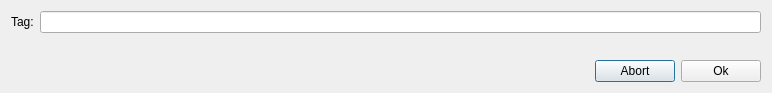
<?xml version="1.0" encoding="UTF-8"?>
<ui version="4.0">
 <class>TagAddDialog</class>
 <widget class="QDialog" name="TagAddDialog">
  <property name="geometry">
   <rect>
    <x>0</x>
    <y>0</y>
    <width>772</width>
    <height>93</height>
   </rect>
  </property>
  <property name="windowTitle">
   <string>Add tag</string>
  </property>
  <layout class="QVBoxLayout" name="verticalLayout">
   <item>
    <layout class="QGridLayout" name="gridLayout">
     <item row="0" column="1">
      <widget class="QLineEdit" name="tag"/>
     </item>
     <item row="0" column="0">
      <widget class="QLabel" name="lblTag">
       <property name="text">
        <string>Tag:</string>
       </property>
      </widget>
     </item>
    </layout>
   </item>
   <item>
    <spacer name="verticalSpacer">
     <property name="orientation">
      <enum>Qt::Vertical</enum>
     </property>
     <property name="sizeHint" stdset="0">
      <size>
       <width>20</width>
       <height>40</height>
      </size>
     </property>
    </spacer>
   </item>
   <item>
    <layout class="QHBoxLayout" name="horizontalLayout">
     <item>
      <spacer name="horizontalSpacer">
       <property name="orientation">
        <enum>Qt::Horizontal</enum>
       </property>
       <property name="sizeHint" stdset="0">
        <size>
         <width>40</width>
         <height>20</height>
        </size>
       </property>
      </spacer>
     </item>
     <item>
      <widget class="QPushButton" name="bAbort">
       <property name="text">
        <string>Abort</string>
       </property>
      </widget>
     </item>
     <item>
      <widget class="QPushButton" name="bOk">
       <property name="text">
        <string>Ok</string>
       </property>
      </widget>
     </item>
    </layout>
   </item>
  </layout>
 </widget>
 <resources/>
 <connections/>
</ui>
